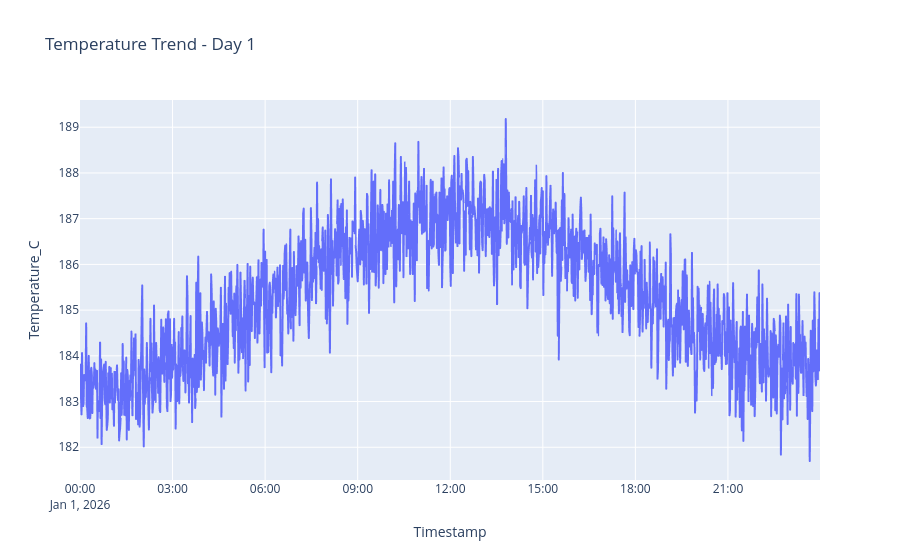

The code cell stored with this chart in its notebook:
### Code cell
fig = px.line(
    day_1,
    x="Timestamp",
    y="Temperature_C",
    title="Temperature Trend - Day 1"
)

fig.show()

### Figure 1 — Plotly figure (JSON) as saved in the notebook; plotly's stock layout.template omitted (floating-point values rounded to 4 significant figures; data arrays with more than 128 entries replaced by an {"elided": "..."} marker saying what was removed)
{"data": [{"hovertemplate": "Timestamp=%{x}<br>Temperature_C=%{y}<extra></extra>", "legendgroup": "", "line": {"color": "#636efa", "dash": "solid"}, "marker": {"symbol": "circle"}, "mode": "lines", "name": "", "showlegend": false, "type": "scattergl", "x": {"elided": "1440 str values"}, "xaxis": "x", "y": {"elided": "1440 float values"}, "yaxis": "y"}], "layout": {"legend": {"tracegroupgap": 0}, "title": {"text": "Temperature Trend - Day 1"}, "xaxis": {"anchor": "y", "domain": [0, 1], "title": {"text": "Timestamp"}}, "yaxis": {"anchor": "x", "domain": [0, 1], "title": {"text": "Temperature_C"}}}}
